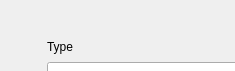
<?xml version='1.0' encoding='UTF-8'?> 
<ui version='4.0'>
 <class>Dialog</class>
 <widget class='QDialog' name='Dialog'>
      <property name='geometry'>
        <rect>
         <x>0</x>
         <y>0</y>
         <width>235</width>
         <height>71</height>
        </rect>
      </property>
  <property name='Add Variable Type'>
   <string>Dialog</string>
  </property>
     <widget class='QPushButton' name='IDCANCEL0'>
      <property name='geometry'>
        <rect>
         <x>445</x>
         <y>125</y>
         <width>125</width>
         <height>35</height>
        </rect>
      </property>
        <property name='text'>
         <string>Cancel</string>
        </property>
       </widget>
     <widget class='QPushButton' name='IDOK1'>
      <property name='geometry'>
        <rect>
         <x>302</x>
         <y>125</y>
         <width>125</width>
         <height>35</height>
        </rect>
      </property>
        <property name='text'>
         <string>OK</string>
        </property>
       </widget>
      <widget class='QComboBox' name='CB_TYPE'>
      <property name='geometry'>
        <rect>
         <x>47</x>
         <y>62</y>
         <width>310</width>
         <height>250</height>
        </rect>
      </property>
      </widget>
      <widget class='QLabel' name='IDC_STATIC2'>
      <property name='geometry'>
        <rect>
         <x>47</x>
         <y>37</y>
         <width>42</width>
         <height>20</height>
        </rect>
      </property>
        <property name='text'>
          <string>Type</string>
         </property>
      </widget>
    <widget class='QLineEdit' name='EF_NAME'>
      <property name='geometry'>
        <rect>
         <x>370</x>
         <y>62</y>
         <width>167</width>
         <height>32</height>
        </rect>
      </property>
      </widget>
      <widget class='QLabel' name='IDC_STATIC3'>
      <property name='geometry'>
        <rect>
         <x>367</x>
         <y>35</y>
         <width>132</width>
         <height>20</height>
        </rect>
      </property>
        <property name='text'>
          <string>Name</string>
         </property>
      </widget>
      </widget>
   <resources/>
 <connections/>
</ui> 
